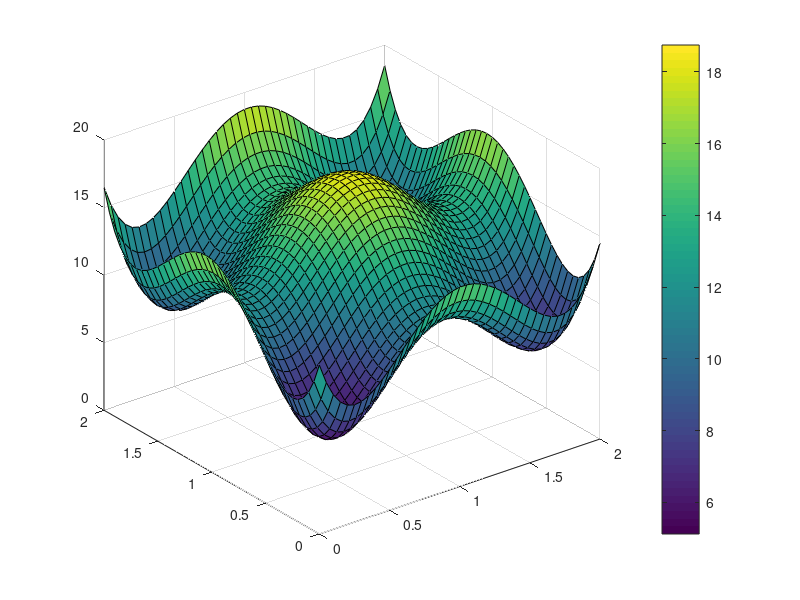

This figure's MATLAB source: (Note: this script raises an error after producing the figure.)
%% Exe 1

close all
clear all
format long
Lx=2;
Ly=2;
phi=@(x) 15+x(1)+2*x(2)-80*((x(1)-Lx*0.5).^2 +(x(2)-Ly*0.5).^2)/Lx^2 ...
    +300*((x(1)-Lx*0.5).^4 +(x(2)-Ly*0.5).^4)/Ly^4;
x=[0:0.05:Lx];
y=[0:0.05:Ly];

for i=1:size(x,2)
    for j=1:size(y,2)
        Z(j,i)=phi([x(i), y(j)]);
    end
end

surf(x,y,Z)
colorbar

%% (a) Find minimum of phi with the modified gradient method

dphi = @(x) [1-160/Lx^2*(x(1)-Lx*0.5)+1200/Lx^4*(x(1)-Lx*0.5).^3;
    2-160/Ly^2*(x(2)-Ly*0.5)+1200/Ly^4*(x(2)-Ly*0.5).^3];

x0 = [0.5 0.5]';
tol = 10^(-8);

maxit = 1000;

modif=1;

tic
[x_sd, it_sd] = my_steepest_descent(x0, phi, dphi, maxit, tol, modif)
time=toc

%% (c) Find minimum of phi using Newton's method on dphi with exact Jacobian

x0 = [0.5 0.5]';
tol = 10^(-8);

H_phi = @(x) [-160/Lx^2+3600/Lx^4*(x(1)-Lx*0.5).^2 0;
    0 -160/Ly^2+3600/Ly^4*(x(2)-Ly*0.5).^2];

[x_nt, it_nt, t_nt]     = my_newton( x0, dphi, H_phi, maxit, tol )


%% Exe 2
% (a) Solve the problem with basic algorithm
clear all
close all
format long

x0=[1 1 1]';

sigma=0.5;
h=@(z) z.^3+z.^2-1;
z=[1:0.01:3]';
b=h(z) +sigma*randn(size(z));
phi=@(x) z.^x(1) +z.^x(2) +x(3) -b;
xx_base=lsqnonlin(phi,x0,[],[])
zz=[1:0.002:3]';
ff= zz.^xx_base(1) +zz.^xx_base(2) +xx_base(3);
figure
plot(z,h(z),'k',z,b,'ro',zz,ff,'b','LineWidth',2)
legend('h', 'b', 'f')

%% (b) Solve the problem with Levenberg-Marquardt

options_lm = optimoptions(@lsqnonlin, 'Algorithm','levenberg-marquardt');
xx_lm      = lsqnonlin(phi,x0,[],[],options_lm)
ff_lm      = zz.^xx_lm(1) +zz.^xx_lm(2) +xx_lm(3);
figure
plot(z,h(z),'k',z,b,'ro',zz,ff_lm,'b','LineWidth',2)
legend('h', 'b', 'f')

%% (c) Solve the problem with fsolve on J'_f*(f(x)-b)

x0 = [2.5 1.  1.]';

fun2s1=@(x) g2(x,z,b);
options=optimset('TolX',1e-8, 'Display', 'iter');
[xx_fs,fval] = fsolve(fun2s1, x0,options);

zz=[1:0.002:3]';
ff= zz.^xx_fs(1) +zz.^xx_fs(2) +xx_fs(3);
xx_fs
figure
plot(z,h(z),'k',z,b,'ro',zz,ff,'b','LineWidth',2)
legend('h', 'b', 'f')

%
%% (d) Solve the problem with Newton and finite difference
%     approximate constant Jacobian with delta = 0.01;
%

x0 = [2.8 1.  1.]';

fun2s1=@(x) g2(x,z,b);
delta = 0.01;
maxit=200;
tol=10^(-8);

[xx_nt, it_nt, t_nt] = newton_inexactjacobian( x0, fun2s1, delta, maxit, tol )

ff_nt= zz.^xx_nt(1) +zz.^xx_nt(2) +xx_nt(3);
figure
plot(z,h(z),'k',z,b,'ro',zz,ff_nt,'b','LineWidth',2)
legend('h', 'b', 'f')


%% Exe 3-4

clear all
close all
format long
    
x0=[1 1 1 1 1 1]';

sigma=.5;
h=@(z) cos(pi*z)-2*cos(5*pi*z)+cos(6*pi*z);
z=[0:0.001:2]';
b=h(z)+sigma*randn(size(z));
f=@(x) x(1)*cos(x(2)*pi*z)+x(3)*cos(x(4)*pi*z)+x(5)*cos(x(6)*pi*z)-b;
xx_base=lsqnonlin(f,x0,[],[]);
zz=[0:0.001:2]';
ff= xx_base(1)*cos(xx_base(2)*pi*zz)+xx_base(3)*cos(xx_base(4)*pi*zz)+xx_base(5)*cos(xx_base(6)*pi*zz);
figure
plot(z,h(z),'k',z,b,'ro',zz,ff,'b','LineWidth',2)
legend('h', 'b', 'f')

%% (b) Solve the problem with Levenberg-Marquardt

options_lm=optimoptions(@lsqnonlin, 'Algorithm','levenberg-marquardt');
xx_lm=lsqnonlin(f,x0,[],[],options_lm);
ff_lm= xx_lm(1)*cos(xx_lm(2)*pi*zz)+xx_lm(3)*cos(xx_lm(4)*pi*zz)+xx_lm(5)*cos(xx_lm(6)*pi*zz);
figure
plot(z,h(z),'k',z,b,'ro',zz,ff_lm,'b','LineWidth',2)
legend('h', 'b', 'f')

%% (c) Solve the problem with fsolve on J'_f*(f(x)-b)

fun2s2=@(x) g3(x,z,b);

options_fs=optimset('TolX',10^(-8));
xx_fs = fsolve(fun2s2,  x0, options_fs)

ff_fs= xx_fs(1)*cos(xx_fs(2)*pi*zz)+xx_fs(3)*cos(xx_fs(4)*pi*zz)+xx_fs(5)*cos(xx_fs(6)*pi*zz);
figure
plot(z,h(z),'k',z,b,'ro',zz,ff_fs,'b','LineWidth',2)
legend('h', 'b', 'f')


%% (d) Solve the problem with Newton method- constant approximate Jacobian

delta = 0.001;
maxit=200;
tol=10^(-8);

[xx_nt, it_nt, t_nt] = newton_inexactjacobian( x0, fun2s2, delta, maxit, tol )
figure
ff_nt= xx_nt(1)*cos(xx_nt(2)*pi*zz)+...
    xx_nt(3)*cos(xx_nt(4)*pi*zz)+xx_nt(5)*cos(xx_nt(6)*pi*zz);
plot(z,h(z),'k',z,b,'ro',zz,ff_nt,'b','LineWidth',2)
legend('h', 'b', 'f')

